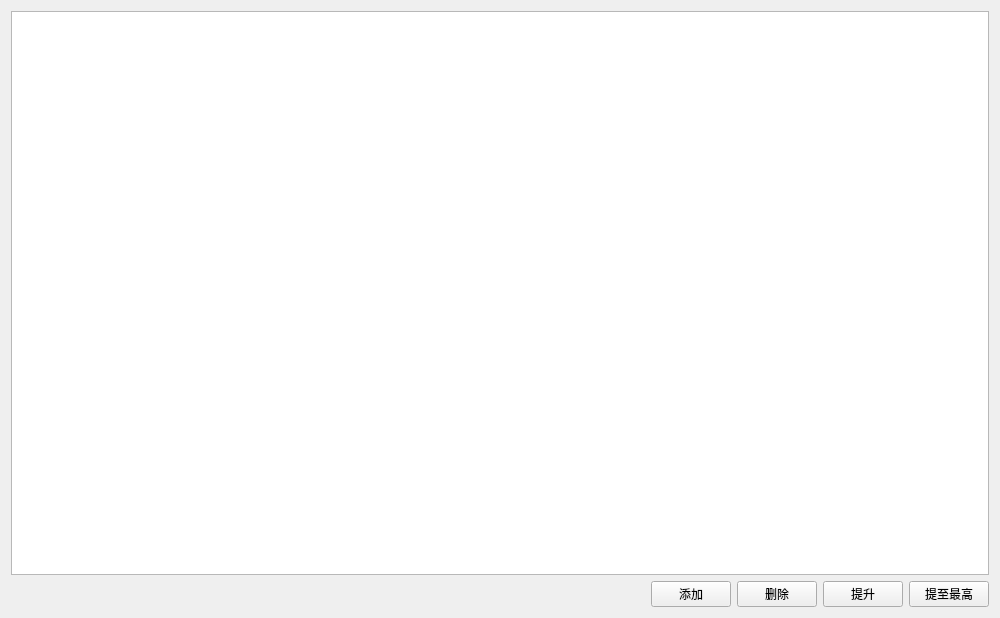
<?xml version="1.0" encoding="UTF-8"?>
<ui version="4.0">
 <class>ListSettingWidget</class>
 <widget class="QWidget" name="ListSettingWidget">
  <property name="geometry">
   <rect>
    <x>0</x>
    <y>0</y>
    <width>1000</width>
    <height>618</height>
   </rect>
  </property>
  <property name="windowTitle">
   <string>设置</string>
  </property>
  <layout class="QGridLayout" name="gridLayout">
   <item row="1" column="1">
    <widget class="QPushButton" name="pb_add">
     <property name="text">
      <string>添加</string>
     </property>
    </widget>
   </item>
   <item row="1" column="3">
    <widget class="QPushButton" name="pb_promote">
     <property name="text">
      <string>提升</string>
     </property>
    </widget>
   </item>
   <item row="1" column="2">
    <widget class="QPushButton" name="pb_delete">
     <property name="text">
      <string>删除</string>
     </property>
    </widget>
   </item>
   <item row="1" column="4">
    <widget class="QPushButton" name="pb_promote_top">
     <property name="text">
      <string>提至最高</string>
     </property>
    </widget>
   </item>
   <item row="1" column="0">
    <spacer name="horizontalSpacer">
     <property name="orientation">
      <enum>Qt::Horizontal</enum>
     </property>
     <property name="sizeHint" stdset="0">
      <size>
       <width>40</width>
       <height>20</height>
      </size>
     </property>
    </spacer>
   </item>
   <item row="0" column="0" colspan="5">
    <widget class="QListWidget" name="lw_values"/>
   </item>
  </layout>
 </widget>
 <resources/>
 <connections/>
</ui>
